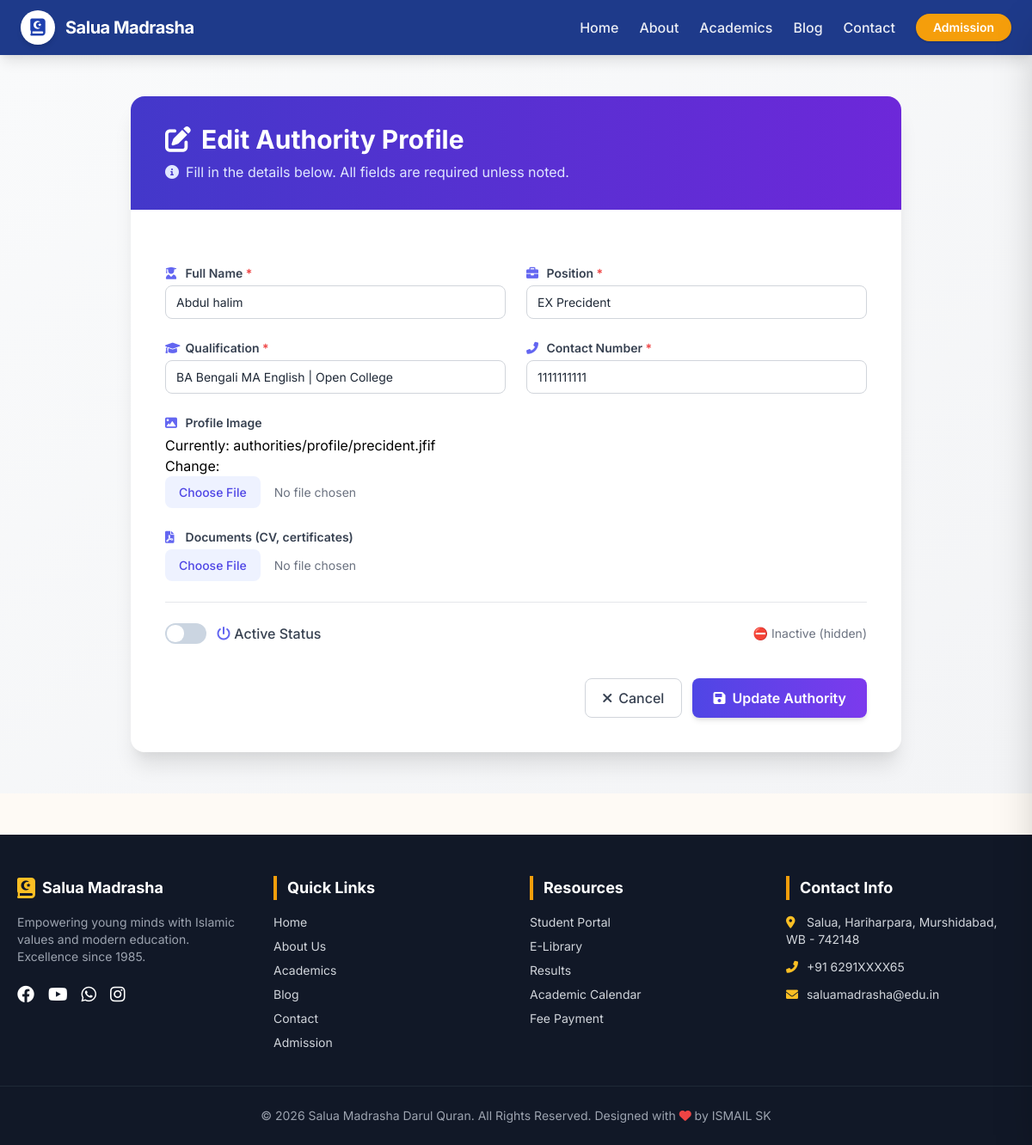
Screenshot of /authority_update/2/ with the database file from the repository.
### student/models.py (models this page shows, shortened)
class Authority(models.Model):
    name = models.CharField(max_length=100)
    position = models.CharField(max_length=100)
    qualification = models.CharField(max_length=150)
    contact = models.CharField(max_length=15)
    img = models.ImageField(upload_to='authorities/profile/')
    documents = models.FileField(upload_to='authorities/documents/', null=True, blank=True)
    is_active = models.BooleanField(default=True)
    created_at = models.DateTimeField(auto_now_add=True)
    class Meta:
        ordering =  ['name']
        verbose_name = 'Authority'
        verbose_name_plural = 'Authorities'

### student/views.py (the view)
# urls.py: path('authority_update/<int:id>/',views.authority_update, name='authority_update' ),
def authority_update(request, id):
    authority = get_object_or_404(Authority, id=id)
    if request.method == 'POST':
        form = AuthorityCreate(request.POST, request.FILES, instance=authority)
        if form.is_valid():
            form.save()
            return redirect('authority_list')
    else:
        form = AuthorityCreate(instance=authority)
    context = {'form':form, "authority":authority}
    return render(request, 'authority/a_add.html', context )

### student/forms.py
class AuthorityCreate(forms.ModelForm):
    class Meta:
        model = Authority
        fields = [
            'name',
            'position',
            'qualification',
            'contact',
            'img',
            'documents',
            'is_active'
        ]
        widgets = {
            'name': forms.TextInput(attrs={
                'class': 'form-control',
                'placeholder': 'Enter teacher name'
            }),
            'position': forms.TextInput(attrs={
                'class': 'form-control',
                'placeholder': 'Enter position'
            }),
            'qualification': forms.TextInput(attrs={
                'class': 'form-control',
                'placeholder': 'Enter qualification'
            }),
            'contact': forms.TextInput(attrs={
                'class': 'form-control',
                'placeholder': 'Enter contact number'
            }),
            'is_active': forms.CheckboxInput(attrs={
                'class': 'form-check-input'
            }),
        }

### templates/authority/a_add.html (shortened to what this page needs)
{% extends 'base.html' %}
{% load static %}
{% block extra_head %}
    <link href="https://cdn.jsdelivr.net/npm/tailwindcss@2.2.19/dist/tailwind.min.css" rel="stylesheet">
    <link rel="stylesheet" href="https://cdnjs.cloudflare.com/ajax/libs/font-awesome/6.0.0-beta3/css/all.min.css">
{% endblock %}
{% block content %}
<div class="min-h-screen bg-gradient-to-br from-gray-50 to-gray-100 py-12 px-4 sm:px-6 lg:px-8 flex items-center justify-center">
    <div class="max-w-4xl w-full">
        <div class="bg-white rounded-2xl shadow-xl overflow-hidden transition-all duration-300 hover:shadow-2xl">
            <div class="bg-gradient-to-r from-indigo-700 to-purple-700 px-6 py-8 sm:px-10">
                <h2 class="text-2xl sm:text-3xl font-bold text-white flex items-center gap-3">
                    <i class="fas {% if form.instance.pk %}fa-edit{% else %}fa-chalkboard-user{% endif %} text-3xl"></i>
                    {% if form.instance.pk %}Edit Authority Profile{% else %}Create New Authority{% endif %}
                </h2>
                <p class="text-indigo-100 mt-2 flex items-center gap-2">
                    <i class="fas fa-info-circle"></i>
                    Fill in the details below. All fields are required unless noted.
                </p>
            </div>
            <div class="px-6 py-8 sm:p-10">
                <form method="post" enctype="multipart/form-data" class="space-y-6">
                    <div class="grid grid-cols-1 md:grid-cols-2 gap-6">
                        <div>
                            <label for="{{ form.name.id_for_label }}" class="block text-sm font-semibold text-gray-700 mb-1">
                                <i class="fas fa-user-graduate text-indigo-500 w-5"></i> Full Name
                                {% if form.name.field.required %}<span class="text-red-500">*</span>{% endif %}
                            </label>
                            {{ form.name }}
                        </div>
                        <div>
                            <label for="{{ form.position.id_for_label }}" class="block text-sm font-semibold text-gray-700 mb-1">
                                <i class="fas fa-briefcase text-indigo-500 w-5"></i> Position
                                {% if form.position.field.required %}<span class="text-red-500">*</span>{% endif %}
                            </label>
                            {{ form.position }}
                        </div>
                    </div>
                    <div class="grid grid-cols-1 md:grid-cols-2 gap-6">
                        <div>
                            <label for="{{ form.qualification.id_for_label }}" class="block text-sm font-semibold text-gray-700 mb-1">
                                <i class="fas fa-graduation-cap text-indigo-500 w-5"></i> Qualification
                                {% if form.qualification.field.required %}<span class="text-red-500">*</span>{% endif %}
                            </label>
                            {{ form.qualification }}
                        </div>
                        <div>
                            <label for="{{ form.contact.id_for_label }}" class="block text-sm font-semibold text-gray-700 mb-1">
                                <i class="fas fa-phone-alt text-indigo-500 w-5"></i> Contact Number
                                {% if form.contact.field.required %}<span class="text-red-500">*</span>{% endif %}
                            </label>
                            {{ form.contact }}
                        </div>
                    </div>
                    <div>
                        <label class="block text-sm font-semibold text-gray-700 mb-1">
                            <i class="fas fa-image text-indigo-500 w-5"></i> Profile Image
                        </label>
                        {{ form.img }}
                    </div>
                    <div>
                        <label class="block text-sm font-semibold text-gray-700 mb-1">
                            <i class="fas fa-file-pdf text-indigo-500 w-5"></i> Documents (CV, certificates)
                        </label>
                        {{ form.documents }}
                    </div>
                    <div class="flex flex-wrap items-center justify-between gap-4 border-t border-gray-200 pt-6">
                        <div class="flex items-center gap-3">
                            <label class="toggle-switch">
                                <span class="toggle-slider"></span>
                            </label>
                            <label for="{{ form.is_active.id_for_label }}" class="font-medium text-gray-700 cursor-pointer">
                                <i class="fas fa-power-off text-indigo-500"></i> Active Status
                            </label>
                        </div>
                        <span class="text-sm text-gray-500">
                            {% if form.is_active.value %}✅ Active and visible on website{% else %}⛔ Inactive (hidden){% endif %}
                        </span>
                    </div>
                    <div class="flex flex-col sm:flex-row justify-end gap-3 pt-4">
                        <a href="{% url 'dashboard' %}" class="inline-flex justify-center items-center px-5 py-2.5 border border-gray-300 rounded-lg text-gray-700 bg-white hover:bg-gray-50 transition-all duration-200 font-medium">
                            <i class="fas fa-times mr-2"></i> Cancel
                        </a>
                        <button type="submit" class="inline-flex justify-center items-center px-6 py-2.5 bg-gradient-to-r from-indigo-600 to-purple-600 text-white rounded-lg hover:from-indigo-700 hover:to-purple-700 transition-all duration-200 font-semibold shadow-md hover:shadow-lg">
                            <i class="fas fa-save mr-2"></i>
                            {% if form.instance.pk %}Update Authority{% else %}Save Authority{% endif %}
                        </button>
                    </div>
                </form>
            </div>
        </div>
    </div>
</div>
{% endblock %}

### templates/base.html (style rules this page uses)
* { font-family: 'Inter', sans-serif; }
body { background: #fefaf5; }

### templates/authority/a_add.html (style rules this page uses)
input.form-control, select.form-control, textarea.form-control, input:not([type="checkbox"]):not([type="radio"]):not([type="file"]), select, textarea { width: 100%; padding: 0.5rem 0.75rem; font-size: 0.875rem; line-height: 1.5; color: #1f2937; background-color: #fff; border: 1px solid #d1d5db; border-radius: 0.5rem; transition: all 0.2s; }
input[type="file"] { display: block; width: 100%; font-size: 0.875rem; color: #6b7280; }
.toggle-switch { position: relative; display: inline-block; width: 3rem; height: 1.5rem; }
.toggle-slider { position: absolute; cursor: pointer; top: 0; left: 0; right: 0; bottom: 0; background-color: #cbd5e1; transition: 0.3s; border-radius: 1.5rem; }
.toggle-slider:before { position: absolute; content: ""; height: 1.2rem; width: 1.2rem; left: 0.15rem; bottom: 0.15rem; background-color: white; transition: 0.3s; border-radius: 50%; }

### rows the page displays
Authority: name "Abdul halim", position "EX Precident", qualification "BA Bengali MA English | Open College", contact "1111111111"
